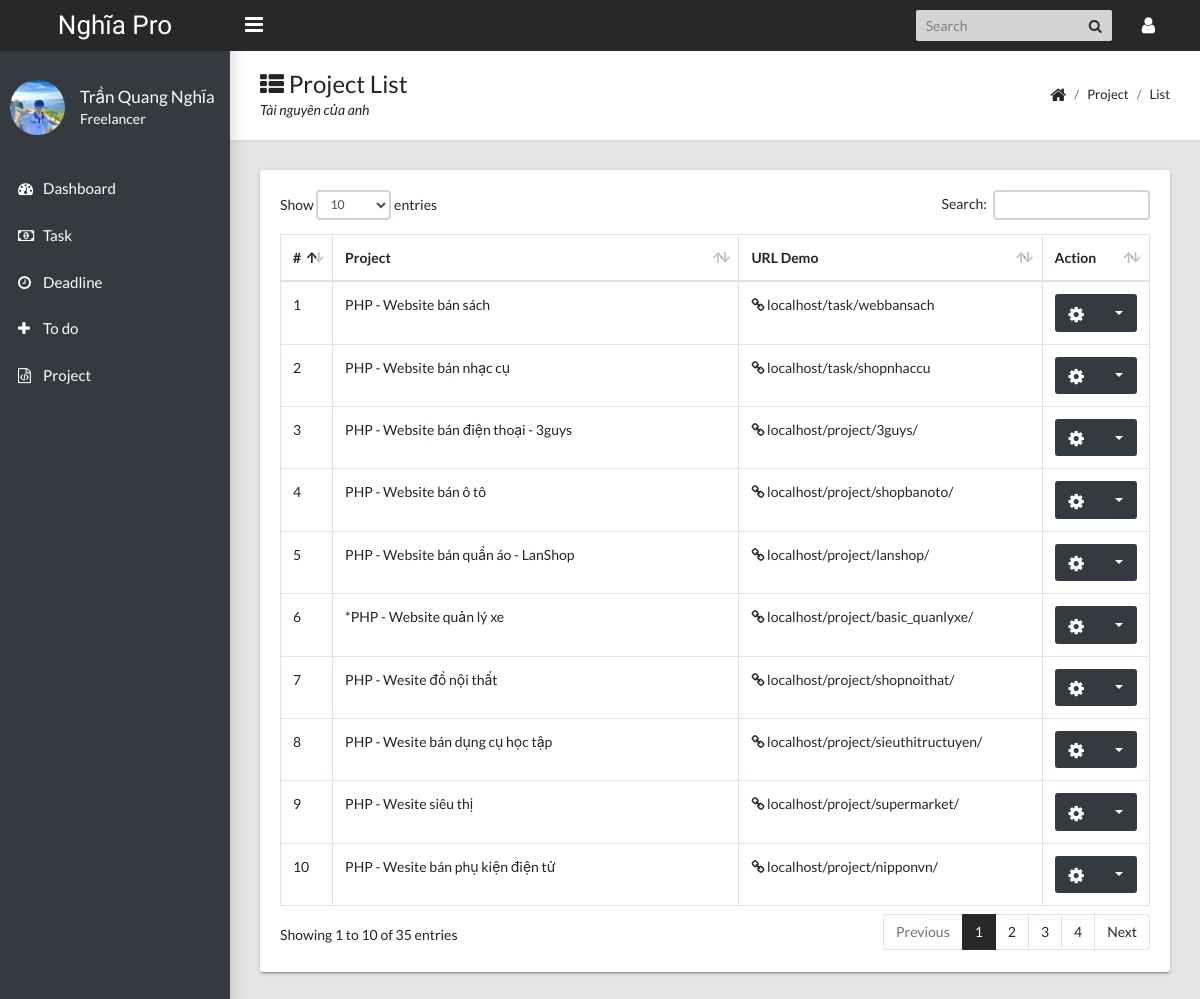
Page /views/show-project.php on the committed database.
### tables this page shows
CREATE TABLE `project` (
  `id` int(11) NOT NULL,
  `project` varchar(200) NOT NULL,
  `url` varchar(200) NOT NULL
);

### views/show-project.php (the view, shortened to what this page needs)
<!DOCTYPE html>
<html lang="en">
  <head>
    <link rel="stylesheet" type="text/css" href="css/main.css">
    <link rel="stylesheet" type="text/css" href="https://maxcdn.bootstrapcdn.com/font-awesome/4.7.0/css/font-awesome.min.css">
    <link rel="stylesheet" href="css/fix.css">
  </head>
  <body class="app sidebar-mini rtl">
    <?php include './includes/header.php' ?>
    <main class="app-content">
      <div class="app-title">
        <div>
          <h1><i class="fa fa-th-list"></i> Project List</h1>
          <p>Tài nguyên của anh</p>
        </div>
        <ul class="app-breadcrumb breadcrumb side">
          <li class="breadcrumb-item"><i class="fa fa-home fa-lg"></i></li>
          <li class="breadcrumb-item">Project</li>
          <li class="breadcrumb-item active"><a href="#">List</a></li>
        </ul>
      </div>
      <div class="row">
        <div class="col-md-12">
          <div class="tile">
            <div class="tile-body">
              <table class="table table-hover table-bordered" id="sampleTable">
                <thead>
                  <tr>
                    <th>#</th>
                    <th>Project</th>
                    <th>URL Demo</th>
                    <th>Action</th>
                  </tr>
                </thead>
                <tbody>
                  <?php
                  include './includes/model.php';
                  $stmt = $conn->prepare("SELECT * FROM project ORDER BY id DESC");
                  $stmt->execute();
                  $result = $stmt->get_result();
                  $stt = 1;
                  while ($row = $result->fetch_assoc()) :
                    ?>
                    <tr>
                        <td><?= $stt ?></td>
                        <td><?= $row['project'] ?></td>
                        <td><a href="../../<?= $row['url'] ?>" target="_blank" class="text-primary"><i class="fa fa-link" aria-hidden="true"></i> localhost/<?= $row['url'] ?></a></td>
                        <td>
                        <div class="btn-group" role="group" aria-label="Button group with nested dropdown">
                            <button class="btn btn-dark" type="button"><i style="font-size: 18px;" class="fa fa-cog" aria-hidden="true"></i></button>
                            <div class="btn-group" role="group">
                            <button class="btn btn-dark dropdown-toggle" id="btnGroupDrop1" type="button" data-toggle="dropdown" aria-haspopup="true" aria-expanded="false"></button>
                          </div>
                        </div>
                        </td>
                    </tr>
                    <?php
                    $stt ++;
                  endwhile;
                  ?>
                </tbody>
              </table>
            </div>
          </div>
        </div>
      </div>
    </main>
  </body>
</html>

### rows in the picture
project: project "PHP - Website bán sách", url "task/webbansach"
project: project "PHP - Website bán nhạc cụ", url "task/shopnhaccu"
project: project "PHP - Website bán điện thoại - 3guys", url "project/3guys/"
project: project "PHP - Website bán ô tô", url "project/shopbanoto/"
project: project "PHP - Website bán quần áo - LanShop", url "project/lanshop/"
project: project "*PHP - Website quản lý xe", url "project/basic_quanlyxe/"
project: project "PHP - Wesite đồ nội thất", url "project/shopnoithat/"
project: project "PHP - Wesite bán dụng cụ học tập", url "project/sieuthitructuyen/"
project: project "PHP - Wesite siêu thị", url "project/supermarket/"
project: project "PHP - Wesite bán phụ kiện điện tử", url "project/nipponvn/"

### other values in the picture
USERNAME "Trần Quang Nghĩa"
JOB "Freelancer"
